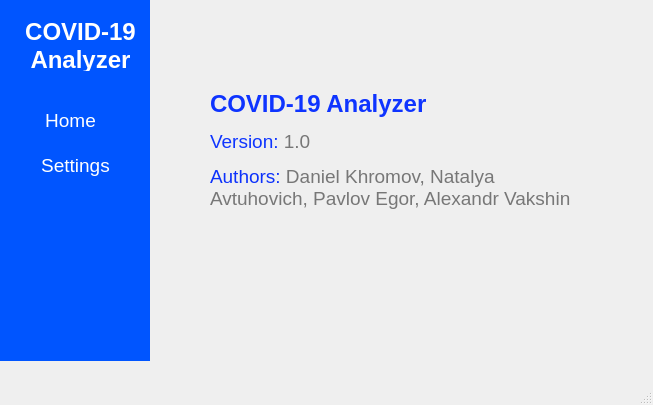
<?xml version="1.0" encoding="UTF-8"?>
<ui version="4.0">
 <class>MainWindow</class>
 <widget class="QMainWindow" name="MainWindow">
  <property name="windowModality">
   <enum>Qt::NonModal</enum>
  </property>
  <property name="enabled">
   <bool>true</bool>
  </property>
  <property name="geometry">
   <rect>
    <x>0</x>
    <y>0</y>
    <width>653</width>
    <height>405</height>
   </rect>
  </property>
  <property name="minimumSize">
   <size>
    <width>653</width>
    <height>405</height>
   </size>
  </property>
  <property name="maximumSize">
   <size>
    <width>653</width>
    <height>405</height>
   </size>
  </property>
  <property name="windowTitle">
   <string>MainWindow</string>
  </property>
  <property name="autoFillBackground">
   <bool>false</bool>
  </property>
  <widget class="QWidget" name="centralwidget">
   <widget class="QWidget" name="widget" native="true">
    <property name="geometry">
     <rect>
      <x>0</x>
      <y>0</y>
      <width>150</width>
      <height>361</height>
     </rect>
    </property>
    <property name="sizePolicy">
     <sizepolicy hsizetype="Preferred" vsizetype="Preferred">
      <horstretch>0</horstretch>
      <verstretch>0</verstretch>
     </sizepolicy>
    </property>
    <property name="minimumSize">
     <size>
      <width>150</width>
      <height>361</height>
     </size>
    </property>
    <property name="contextMenuPolicy">
     <enum>Qt::NoContextMenu</enum>
    </property>
    <property name="autoFillBackground">
     <bool>false</bool>
    </property>
    <property name="styleSheet">
     <string notr="true">background-color: rgb(0, 85, 255)</string>
    </property>
    <widget class="QLabel" name="label">
     <property name="geometry">
      <rect>
       <x>10</x>
       <y>20</y>
       <width>141</width>
       <height>51</height>
      </rect>
     </property>
     <property name="sizePolicy">
      <sizepolicy hsizetype="Preferred" vsizetype="Fixed">
       <horstretch>0</horstretch>
       <verstretch>0</verstretch>
      </sizepolicy>
     </property>
     <property name="minimumSize">
      <size>
       <width>121</width>
       <height>51</height>
      </size>
     </property>
     <property name="font">
      <font>
       <family>Arial</family>
       <pointsize>18</pointsize>
       <weight>75</weight>
       <bold>true</bold>
       <strikeout>false</strikeout>
       <stylestrategy>PreferAntialias</stylestrategy>
       <kerning>true</kerning>
      </font>
     </property>
     <property name="acceptDrops">
      <bool>true</bool>
     </property>
     <property name="layoutDirection">
      <enum>Qt::LeftToRight</enum>
     </property>
     <property name="styleSheet">
      <string notr="true">color: rgb(255, 255, 255)</string>
     </property>
     <property name="text">
      <string>COVID-19 Analyzer</string>
     </property>
     <property name="textFormat">
      <enum>Qt::PlainText</enum>
     </property>
     <property name="scaledContents">
      <bool>false</bool>
     </property>
     <property name="alignment">
      <set>Qt::AlignCenter</set>
     </property>
     <property name="wordWrap">
      <bool>true</bool>
     </property>
    </widget>
    <widget class="QPushButton" name="homeBtn">
     <property name="geometry">
      <rect>
       <x>10</x>
       <y>100</y>
       <width>121</width>
       <height>41</height>
      </rect>
     </property>
     <property name="minimumSize">
      <size>
       <width>75</width>
       <height>23</height>
      </size>
     </property>
     <property name="font">
      <font>
       <family>Arial</family>
       <pointsize>14</pointsize>
      </font>
     </property>
     <property name="cursor">
      <cursorShape>PointingHandCursor</cursorShape>
     </property>
     <property name="autoFillBackground">
      <bool>false</bool>
     </property>
     <property name="styleSheet">
      <string notr="true">color: #fff;</string>
     </property>
     <property name="text">
      <string>Home</string>
     </property>
     <property name="icon">
      <iconset>
       <normaloff>images/home2.png</normaloff>images/home2.png</iconset>
     </property>
     <property name="autoDefault">
      <bool>false</bool>
     </property>
     <property name="flat">
      <bool>true</bool>
     </property>
    </widget>
    <widget class="QPushButton" name="settingsBtn">
     <property name="geometry">
      <rect>
       <x>20</x>
       <y>150</y>
       <width>111</width>
       <height>31</height>
      </rect>
     </property>
     <property name="minimumSize">
      <size>
       <width>75</width>
       <height>23</height>
      </size>
     </property>
     <property name="font">
      <font>
       <family>Arial</family>
       <pointsize>14</pointsize>
      </font>
     </property>
     <property name="cursor">
      <cursorShape>PointingHandCursor</cursorShape>
     </property>
     <property name="autoFillBackground">
      <bool>false</bool>
     </property>
     <property name="styleSheet">
      <string notr="true">color: #fff;</string>
     </property>
     <property name="text">
      <string>Settings</string>
     </property>
     <property name="icon">
      <iconset>
       <normaloff>images/settings2.png</normaloff>images/settings2.png</iconset>
     </property>
     <property name="autoDefault">
      <bool>false</bool>
     </property>
     <property name="flat">
      <bool>true</bool>
     </property>
    </widget>
    <widget class="QLabel" name="label_2">
     <property name="geometry">
      <rect>
       <x>50</x>
       <y>290</y>
       <width>50</width>
       <height>50</height>
      </rect>
     </property>
     <property name="maximumSize">
      <size>
       <width>50</width>
       <height>50</height>
      </size>
     </property>
     <property name="layoutDirection">
      <enum>Qt::LeftToRight</enum>
     </property>
     <property name="text">
      <string/>
     </property>
     <property name="pixmap">
      <pixmap>images/virus 1.png</pixmap>
     </property>
     <property name="scaledContents">
      <bool>true</bool>
     </property>
    </widget>
   </widget>
   <widget class="QLabel" name="label_6">
    <property name="geometry">
     <rect>
      <x>153</x>
      <y>0</y>
      <width>16</width>
      <height>16</height>
     </rect>
    </property>
    <property name="text">
     <string/>
    </property>
   </widget>
   <widget class="QLabel" name="label_7">
    <property name="geometry">
     <rect>
      <x>428</x>
      <y>0</y>
      <width>16</width>
      <height>16</height>
     </rect>
    </property>
    <property name="text">
     <string/>
    </property>
   </widget>
   <widget class="QLabel" name="label_8">
    <property name="geometry">
     <rect>
      <x>238</x>
      <y>116</y>
      <width>16</width>
      <height>16</height>
     </rect>
    </property>
    <property name="text">
     <string/>
    </property>
   </widget>
   <widget class="QLabel" name="support">
    <property name="geometry">
     <rect>
      <x>210</x>
      <y>0</y>
      <width>371</width>
      <height>301</height>
     </rect>
    </property>
    <property name="sizePolicy">
     <sizepolicy hsizetype="Preferred" vsizetype="Preferred">
      <horstretch>0</horstretch>
      <verstretch>0</verstretch>
     </sizepolicy>
    </property>
    <property name="minimumSize">
     <size>
      <width>180</width>
      <height>41</height>
     </size>
    </property>
    <property name="font">
     <font>
      <pointsize>12</pointsize>
     </font>
    </property>
    <property name="styleSheet">
     <string notr="true">color: rgb(119, 119, 119)</string>
    </property>
    <property name="text">
     <string>&lt;html&gt;&lt;head/&gt;&lt;body&gt;&lt;p&gt;&lt;span style=&quot; font-size:18pt; font-weight:600; color:#0e34ff;&quot;&gt;COVID-19 Analyzer&lt;/span&gt;&lt;/p&gt;&lt;p&gt;&lt;span style=&quot; font-size:14pt; color:#0e35ff;&quot;&gt;Version: &lt;/span&gt;&lt;span style=&quot; font-size:14pt;&quot;&gt;1.0&lt;/span&gt;&lt;/p&gt;&lt;p&gt;&lt;span style=&quot; font-size:14pt; color:#0d32fb;&quot;&gt;Authors: &lt;/span&gt;&lt;span style=&quot; font-size:14pt;&quot;&gt;Daniel Khromov, Natalya Avtuhovich, Pavlov Egor, Alexandr Vakshin&lt;/span&gt;&lt;/p&gt;&lt;/body&gt;&lt;/html&gt;</string>
    </property>
    <property name="textFormat">
     <enum>Qt::AutoText</enum>
    </property>
    <property name="alignment">
     <set>Qt::AlignLeading|Qt::AlignLeft|Qt::AlignVCenter</set>
    </property>
    <property name="wordWrap">
     <bool>true</bool>
    </property>
   </widget>
  </widget>
  <widget class="QMenuBar" name="menubar">
   <property name="geometry">
    <rect>
     <x>0</x>
     <y>0</y>
     <width>653</width>
     <height>24</height>
    </rect>
   </property>
  </widget>
  <widget class="QStatusBar" name="statusbar"/>
 </widget>
 <resources/>
 <connections/>
</ui>
